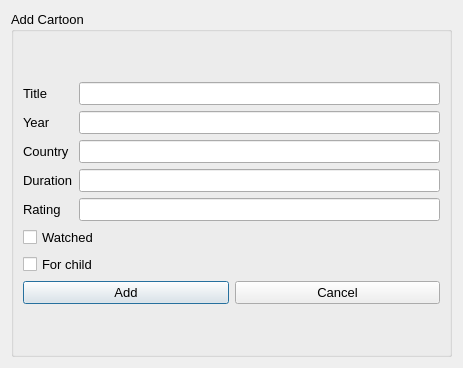
<?xml version="1.0" encoding="UTF-8"?>
<ui version="4.0">
 <class>AddMovieWindow</class>
 <widget class="QDialog" name="AddMovieWindow">
  <property name="geometry">
   <rect>
    <x>0</x>
    <y>0</y>
    <width>463</width>
    <height>368</height>
   </rect>
  </property>
  <property name="windowTitle">
   <string>Dialog</string>
  </property>
  <layout class="QGridLayout" name="gridLayout">
   <item row="0" column="0">
    <widget class="QGroupBox" name="MovieBox">
     <property name="font">
      <font>
       <pointsize>10</pointsize>
      </font>
     </property>
     <property name="title">
      <string>Add Cartoon</string>
     </property>
     <layout class="QGridLayout" name="gridLayout_4">
      <item row="0" column="0">
       <layout class="QGridLayout" name="gridLayout_3">
        <item row="1" column="0">
         <widget class="QCheckBox" name="checkWatched">
          <property name="text">
           <string>Watched</string>
          </property>
         </widget>
        </item>
        <item row="3" column="0">
         <layout class="QHBoxLayout" name="horizontalLayout_6">
          <item>
           <widget class="QPushButton" name="AddButton">
            <property name="text">
             <string>Add</string>
            </property>
           </widget>
          </item>
          <item>
           <widget class="QPushButton" name="CancelButton">
            <property name="text">
             <string>Cancel</string>
            </property>
           </widget>
          </item>
         </layout>
        </item>
        <item row="0" column="0">
         <layout class="QGridLayout" name="gridLayout_2">
          <item row="6" column="2">
           <widget class="QLineEdit" name="enter_rating"/>
          </item>
          <item row="0" column="0">
           <widget class="QLabel" name="label">
            <property name="text">
             <string>Title</string>
            </property>
           </widget>
          </item>
          <item row="4" column="2">
           <widget class="QLineEdit" name="enter_duration"/>
          </item>
          <item row="4" column="0">
           <widget class="QLabel" name="label_3">
            <property name="text">
             <string>Duration</string>
            </property>
           </widget>
          </item>
          <item row="6" column="0">
           <widget class="QLabel" name="label_6">
            <property name="text">
             <string>Rating</string>
            </property>
           </widget>
          </item>
          <item row="0" column="2">
           <widget class="QLineEdit" name="enter_title"/>
          </item>
          <item row="1" column="0">
           <widget class="QLabel" name="label_2">
            <property name="text">
             <string>Year</string>
            </property>
           </widget>
          </item>
          <item row="3" column="0">
           <widget class="QLabel" name="label_4">
            <property name="text">
             <string>Country</string>
            </property>
           </widget>
          </item>
          <item row="1" column="2">
           <widget class="QLineEdit" name="enter_year"/>
          </item>
          <item row="3" column="2">
           <widget class="QLineEdit" name="enter_country"/>
          </item>
         </layout>
        </item>
        <item row="2" column="0">
         <widget class="QCheckBox" name="checkChild">
          <property name="text">
           <string>For child</string>
          </property>
         </widget>
        </item>
       </layout>
      </item>
     </layout>
    </widget>
   </item>
  </layout>
 </widget>
 <resources/>
 <connections/>
</ui>
